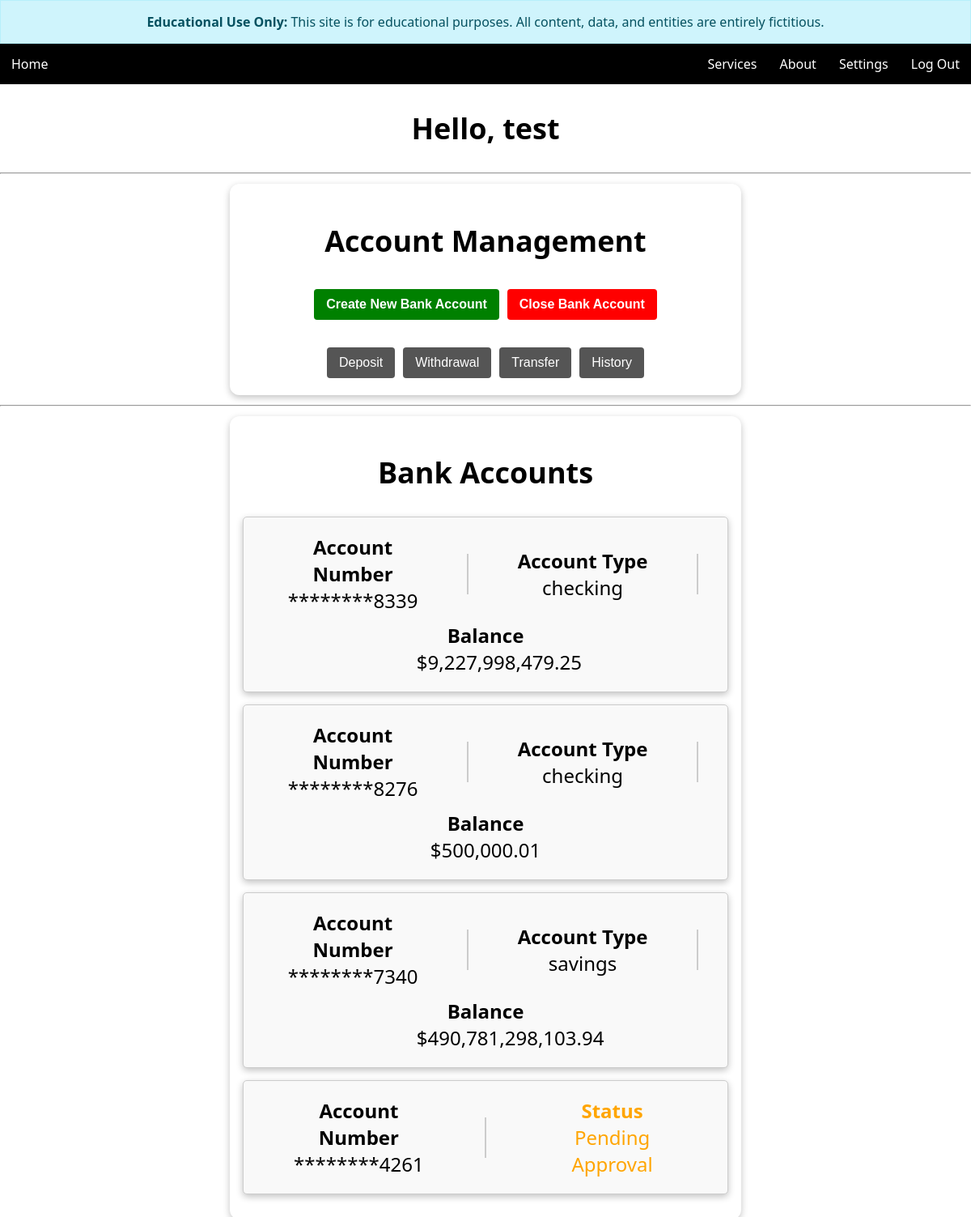
Screenshot of /homepage.php (signed in) with the database file from the repository.
### tables this page shows
CREATE TABLE `accounts` (
  `bankAccountNumber` char(12) NOT NULL,
  `accountType` varchar(10) NOT NULL,
  `balance` double NOT NULL,
  `ownerID` char(6) NOT NULL,
  `dateOpened` date NOT NULL,
  `numOfTransactions` int(11) NOT NULL,
  `status` varchar(128) NOT NULL
);

### homepage.php (the view, shortened to what this page needs)
<?php
require_once './db_connect.php';
$numOfAccounts = 0;
$stmt = $db->prepare("SELECT a.*, c.cFname FROM accounts a
                      JOIN customer c ON c.customerID = a.ownerID
                      WHERE c.cUsername = ?
                      ORDER BY status ASC");
$stmt->bind_param("s", $_SESSION['user']);
$stmt->execute();
$results = $stmt->get_result();
if ($results) {
  $num_results = $results->num_rows;
  $numOfAccounts = $num_results;
  if ($num_results > 0) {
    $results->data_seek(0);
  }
  $results->data_seek(0);
  $results->data_seek(0);
}
$query2 = "SELECT COUNT(*) as count FROM `accounts` as a JOIN `customer` as c ON c.customerID = a.ownerID WHERE c.cUsername = '" . $db->real_escape_string($_SESSION['user']) . "' AND status = 'approved'";
$result2s = $db->query($query2);
$numOfApprovedAccounts = 0;
if ($result2s) {
  $countRow = $result2s->fetch_assoc();
  $numOfApprovedAccounts = $countRow['count'];
} else {
  error_log("Error counting approved accounts: " . $db->error);
}
$query3 = "SELECT COUNT(*) as count FROM `accounts` as a JOIN `customer` as c ON c.customerID = a.ownerID WHERE c.cUsername = '" . $db->real_escape_string($_SESSION['user']) . "' AND status = 'pending approval'";
$result3s = $db->query($query3);
$numOfpendingAccounts = 0;
if ($result3s) {
  $countRow = $result3s->fetch_assoc();
  $numOfpendingAccounts = $countRow['count'];
} else {
  error_log("Error counting pending accounts: " . $db->error);
}
function maskAccountNumber($number)
{
  $number = (string) $number;
  $mask_number =  str_repeat("*", strlen($number) - 4) . substr($number, -4);
  return $mask_number;
}
if (class_exists('NumberFormatter')) {
  $currencyFormatter = new NumberFormatter('en_US', NumberFormatter::CURRENCY);
  function formatCurrency($amount, $currency = 'USD')
  {
    global $currencyFormatter;
    return $currencyFormatter->formatCurrency($amount, $currency);
  }
} else {
  function formatCurrency($amount, $currency = 'USD')
  {
    return '$' . number_format($amount, 2);
  }
}
?>
<!DOCTYPE html>
<html lang="en">
<head>
  <link rel="stylesheet" href="./style.css">
</head>
<body>
  <div class="alert alert-info text-center mb-0" role="alert" style="border-radius:0;">
    <strong>Educational Use Only:</strong> This site is for educational purposes. All content, data, and entities are entirely fictitious.
  </div>
  <ul>
    <li><a class="active" href="./homepage.php">Home</a></li>
    <li style="float:right"><a class="active" href="./scripts/logout.php">Log Out</a></li>
    <li style="float:right"><a class="active" href="./account.php">Settings</a></li>
    <li style="float:right"><a class="active" href="./about.php">About</a></li>
    <li style="float:right"><a class="active" href="./services.php">Services</a></li>
  </ul>
  <nav class="heading">
    <h1>
      <center>Hello,<?php echo " " . htmlspecialchars($_SESSION['user'] ?? 'Guest', ENT_QUOTES, 'UTF-8'); ?> </center>
    </h1>
  </nav>
  <hr>
  <div class="section-wrapper">
    <h2>Account Management</h2>
    <?php
    echo '<button style="background-color: green" class="mkjj-button" onclick="openBankAccountForm()"><b>Create New Bank Account</b></button>';
    if ($numOfApprovedAccounts > 0) {
      echo '<button style = "background-color: red" class="mkjj-button" onclick="opencloseBankAccountForm()"><b>Close Bank Account</b></button>';
      echo '<button class="mkjj-button" onclick="openDepositForm()">Deposit</button>';
      echo '<button class="mkjj-button" onclick="openWithdrawalForm()">Withdrawal</button>';
      echo '<button class="mkjj-button" onclick="openTransferForm()">Transfer</button>';
      echo '<button class="mkjj-button" onclick="openHistoryForm()">History</button>';
    } else if ($numOfAccounts > 0) {
      echo '<p>Your account actions will be available once an account is approved.</p>';
    }
    ?>
  </div>
  <hr>
  <div class="section-wrapper">
    <h2>Bank Accounts</h2>
    <div>
      <?php
      if ($results && $numOfAccounts > 0) {
        $results->data_seek(0);
        while ($row = $results->fetch_assoc()) {
          if ($row['status'] == "approved") {
            echo "<div class=\"account-card\">";
            echo '<div class="card-info"><b>Account Number</b><br>' . htmlspecialchars(maskAccountNumber($row['bankAccountNumber']), ENT_QUOTES, 'UTF-8') . '</div>';
            echo '<div class="vl"></div>';
            echo '<div class="card-info"><b>Account Type</b><br>' . htmlspecialchars($row['accountType'], ENT_QUOTES, 'UTF-8') . '</div>';
            echo '<div class="vl"></div>';
            echo '<div class="card-info"><b>Balance</b><br>' . htmlspecialchars(formatCurrency($row['balance']), ENT_QUOTES, 'UTF-8') . '</div>';
            echo "</div>";
          } else if ($row['status'] == "pending approval") {
            echo "<div class=\"account-card\">";
            echo '<div class="card-info"><b>Account Number</b><br>' . htmlspecialchars(maskAccountNumber($row['bankAccountNumber']), ENT_QUOTES, 'UTF-8') . '</div>';
            echo '<div class="vl"></div>';
            echo '<div class="card-info" style="color: orange;"><b>Status</b><br>Pending Approval</div>';
            echo "</div>";
          } else if ($row['status'] == "pending deletion") {
            echo "<div class=\"account-card\">";
            echo '<div class="card-info"><b>Account Number</b><br>' . htmlspecialchars(maskAccountNumber($row['bankAccountNumber']), ENT_QUOTES, 'UTF-8') . '</div>';
            echo '<div class="vl"></div>';
            echo '<div class="card-info" style="color: red;"><b>Status</b><br>Pending Deletion</div>';
            echo "</div>";
          }
        }
      } else if ($numOfApprovedAccounts == 0 && $numOfpendingAccounts == 0 && $numOfAccounts == 0) {
        echo "<p>No bank accounts found. You can create one using the button above.</p>";
      } else if ($numOfAccounts == 0) {
        echo "<p>No accounts found.</p>";
      }
      ?>
    </div>
  </div>
</body>
</html>

### style.css (style rules this page uses)
body, html { height: 100%; margin: 0; font-family: "Segoe UI", Tahoma, Geneva, Verdana, sans-serif; }
ul { list-style-type: none; margin: 0; padding: 0; overflow: hidden; background-color: black; font-size: 16px; }
li { float: left; }
li a { display: inline-block; color: white; text-align: center; padding: 14px 14px; text-decoration: none; }
.mkjj-button { background-color: black; border: none; color: white; padding: 15px 32px; text-align: center; text-decoration: none; display: inline-block; font-size: 16px; border-radius: 12px; margin-right: 5px; }
.section-wrapper { padding: 16px; margin: auto; width: 50%; text-align: center; border-radius: 12px; box-shadow: rgba(0, 0, 0, 0.24) 0px 3px 8px; }
.account-card { padding: 16px; margin: auto; text-align: center; border-radius: 12px; box-shadow: rgba(0, 0, 0, 0.24) 0px 3px 8px; margin-bottom: 16px; display: flex; justify-content: space-evenly; }
.vl { border-left: 2px solid black; height: auto; }
.card-info { width: 33%; padding: 0 2vw; }
.alert { padding: 15px 20px; margin-bottom: 20px; border: 1px solid transparent; border-radius: 4px; font-size: 1rem; position: relative; box-sizing: border-box; }
.alert-info { color: #055160; background-color: #cff4fc; border-color: #b6effb; }
.text-center { text-align: center; }
.mb-0 { margin-bottom: 0 !important; }

### homepage.php (style rules this page uses)
body { font-size: 24px; font-family: 'Segoe UI', Tahoma, Geneva, Verdana, sans-serif; }
.account-card { border: 1px solid #ccc; padding: 15px; margin-bottom: 15px; border-radius: 5px; display: flex; justify-content: space-around; align-items: center; background-color: #f9f9f9; flex-wrap: wrap; }
.card-info { text-align: center; flex-basis: 30%; min-width: 120px; margin: 5px 0; }
.vl { border-left: 2px solid #ccc; height: 50px; margin: 0 10px; }
.mkjj-button { padding: 10px 15px; margin: 5px; border: none; border-radius: 4px; color: white; cursor: pointer; font-size: 16px; }
button.mkjj-button { background-color: #555; }

### rows the page displays
accounts: bankAccountNumber "********8339", accountType "checking", balance "$9,227,998,479.25"
accounts: bankAccountNumber "********8276", accountType "checking", balance "$500,000.01"
accounts: bankAccountNumber "********7340", accountType "savings", balance "$490,781,298,103.94"
accounts: bankAccountNumber "********4261"

### other values shown
$_SESSION['user'] "test"
